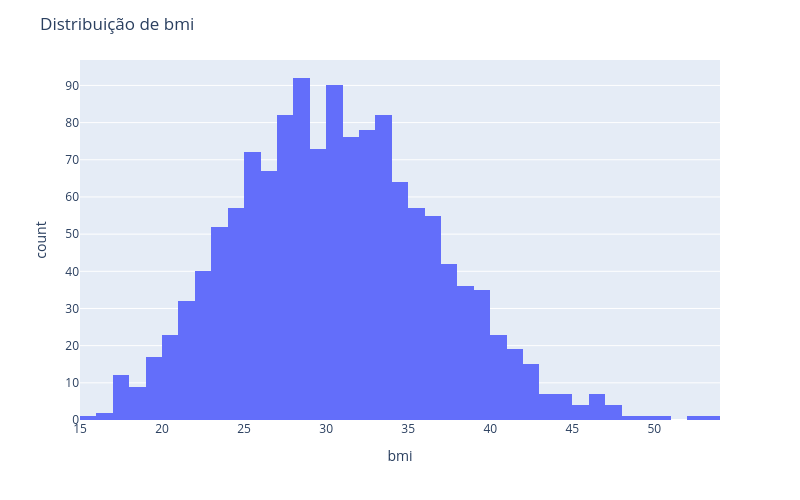

Write notebook code for a chart like this one.
### Code cell
hist = px.histogram(df, x='bmi', nbins=60)
hist.update_layout(width=800, height=500, title_text='Distribuição de bmi')
hist.show()

### Figure 1 — Plotly figure (JSON) as saved in the notebook; plotly's stock layout.template omitted (floating-point values rounded to 4 significant figures; data arrays with more than 128 entries replaced by an {"elided": "..."} marker saying what was removed)
{"data": [{"bingroup": "x", "hovertemplate": "bmi=%{x}<br>count=%{y}<extra></extra>", "legendgroup": "", "marker": {"color": "#636efa", "pattern": {"shape": ""}}, "name": "", "nbinsx": 60, "orientation": "v", "showlegend": false, "type": "histogram", "x": {"elided": "1337 float values"}, "xaxis": "x", "yaxis": "y"}], "layout": {"barmode": "relative", "height": 500, "legend": {"tracegroupgap": 0}, "margin": {"t": 60}, "title": {"text": "Distribuição de bmi"}, "width": 800, "xaxis": {"anchor": "y", "domain": [0, 1], "title": {"text": "bmi"}}, "yaxis": {"anchor": "x", "domain": [0, 1], "title": {"text": "count"}}}}
